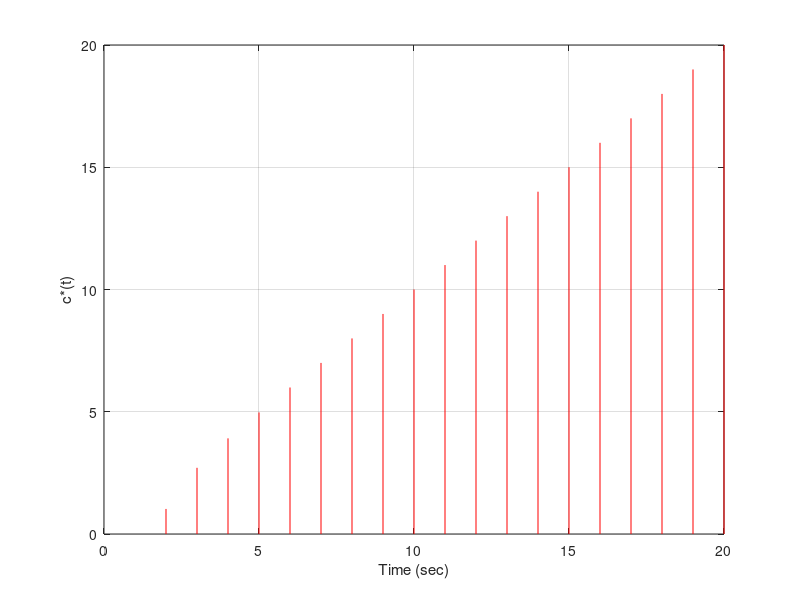

MATLAB code to generate this figure:
num = [1.025 0.35 -0.675];
den = [1 -2.3 1.6 -0.3 0];
t = 1:20;
[c,xtra] = deconv([num 0*t],den);
c = [zeros(1,length(t)-length(c)+1) c];
t = [length(t)-length(c)+1:0 t];
plot([1;1]*t,[0;1]*c,'-r'); grid;
xlabel('Time (sec)'); ylabel('c*(t)');
